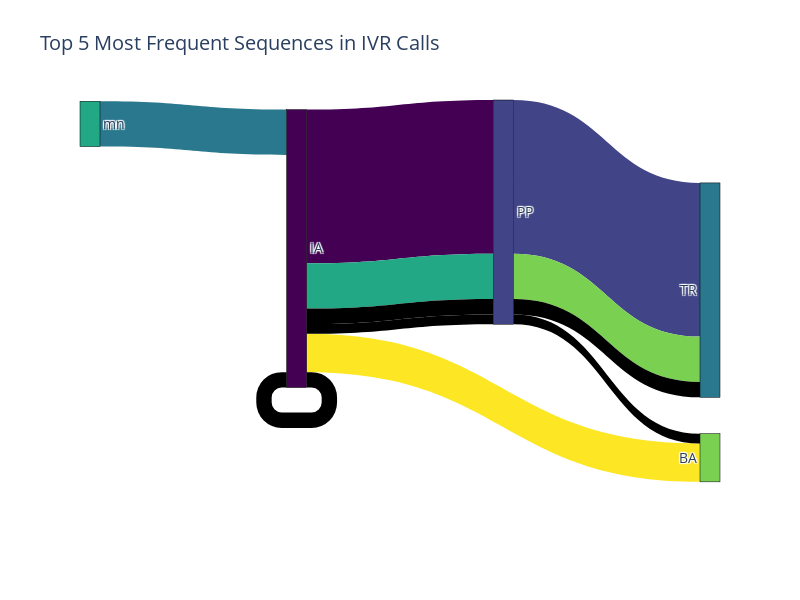

The cell this chart's notebook holds for it:
### Code cell
sequences = data['mos'].str.split()
sequence_counts = Counter([tuple(sequence) for sequence in sequences])
top_sequences = sequence_counts.most_common(5)

sources, targets, values = [], [], []

# Map for sequence steps to node indices
node_map = {}
current_index = 0


num_categories = len(categorical_attributes_encoded)
viridis = plt.get_cmap('viridis')
colors = viridis(np.linspace(0, 1, num_categories))
hex_colors = [mcolors.rgb2hex(color) for color in colors]


for sequence, count in top_sequences:
    for i in range(len(sequence) - 1):
        # Check if the source node exists, if not add it
        if sequence[i] not in node_map:
            node_map[sequence[i]] = current_index
            current_index += 1
        # Check if the target node exists, if not add it
        if sequence[i+1] not in node_map:
            node_map[sequence[i+1]] = current_index
            current_index += 1
            
        sources.append(node_map[sequence[i]])
        targets.append(node_map[sequence[i+1]])
        values.append(count)

# Create labels from node_map
labels = list(node_map.keys())

# Define the Sankey diagram
fig = go.Figure(data=[go.Sankey(
    node=dict(
        pad=15,
        thickness=20,
        line=dict(color="black", width=0.5),
        label=labels,
        color=hex_colors  # Assign generated colors to the nodes
    ),
    link=dict(
        source=sources,
        target=targets,
        value=values,
        color=hex_colors  # Assign generated colors to the links
    )
)])

# Update layout for a better look
fig.update_layout(
    title_text="Top 5 Most Frequent Sequences in IVR Calls",
    font_size=14,
    width=800,
    height=600
)

# Show the figure
fig.show()
fig.write_html("Sankey_Top5.html")

### Figure 1 — Plotly figure (JSON) as saved in the notebook; plotly's stock layout.template omitted (floating-point values rounded to 4 significant figures)
{"data": [{"link": {"color": ["#440154", "#414487", "#2a788e", "#22a884", "#7ad151", "#fde725"], "source": [0, 1, 3, 0, 1, 0, 0, 0, 1, 0, 1], "target": [1, 2, 0, 1, 2, 4, 0, 1, 2, 1, 4], "value": [466412, 466412, 137569, 137569, 137569, 116279, 46700, 46700, 46700, 29874, 29874]}, "node": {"color": ["#440154", "#414487", "#2a788e", "#22a884", "#7ad151", "#fde725"], "label": ["IA", "PP", "TR", "mn", "BA"], "line": {"color": "black", "width": 0.5}, "pad": 15, "thickness": 20}, "type": "sankey"}], "layout": {"font": {"size": 14}, "height": 600, "title": {"text": "Top 5 Most Frequent Sequences in IVR Calls"}, "width": 800}}
